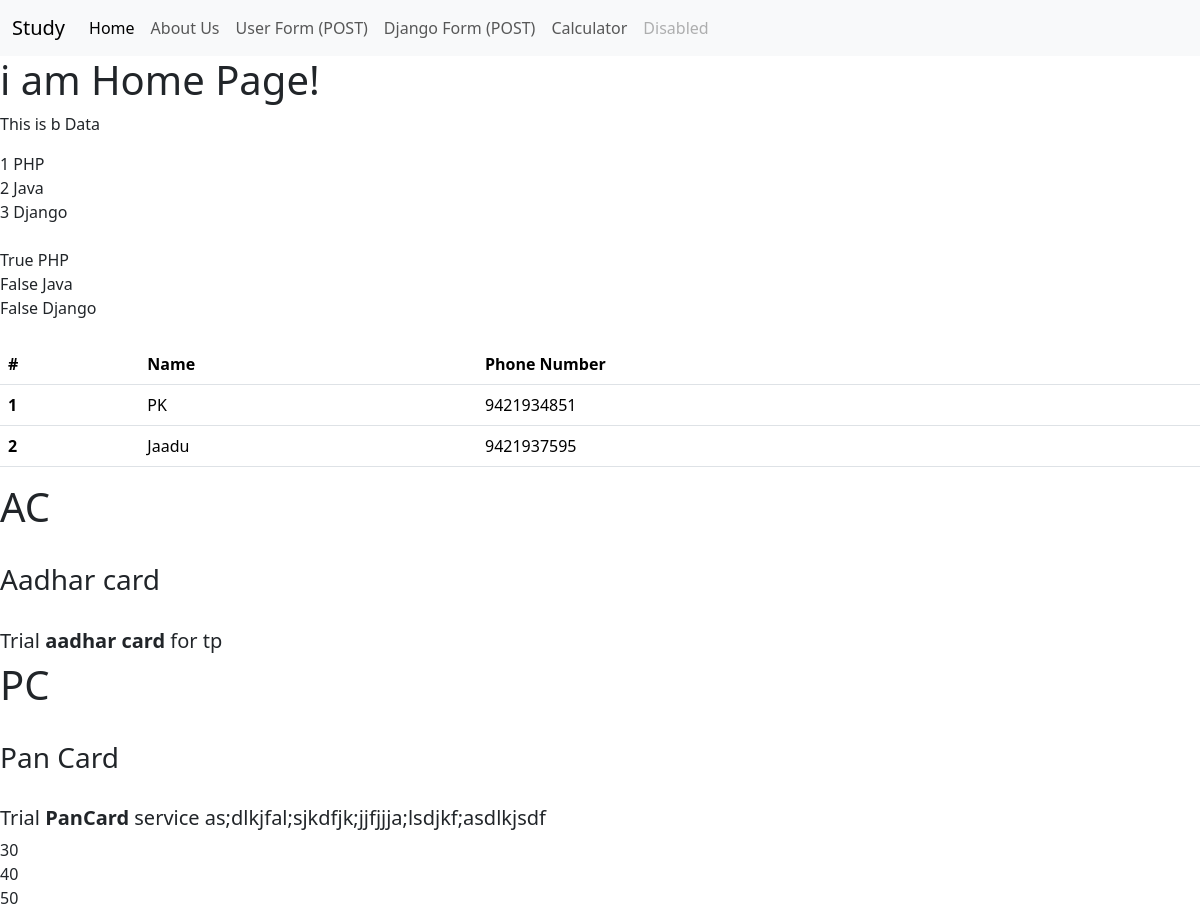
The page / on the database its author committed.
### service/models.py (models this page shows)
class Service(models.Model):
    service_icon=models.CharField(max_length=50)
    service_title=models.CharField(max_length=50)
    service_des=models.TextField(default='')

### study/views.py (the view)
# urls.py: 2. Add a URL to urlpatterns:  path('', views.home, name='home')
def home(request):
    servicedata = Service.objects.all()
    data = {
        'title' : 'Home Page',
        'bdata' : 'This is b Data',
        'list' : ['PHP' , 'Java' , 'Django'],
        'student_details' : [
            {'name' : 'PK' , 'phone' : 9421934851},
            {'name' : 'Jaadu' , 'phone' : 9421937595}
        ],
        'numbers' : [10,20,30,40,50],
        'servicedata' : servicedata
    }
    return render(request , 'home.html' , data)

### templates/home.html (shortened to what this page needs)
{% extends 'base.html' %}
    {% block content %}
        <h1>
            i am Home Page!
        </h1>
        <p>
            {{bdata}}
        </p>
        {% for n in list %}
        <div>
            {{forloop.counter}} {{n}}
        </div>
        {% endfor %}
        <br>
        {% for n in list %}
        <div>
            {{forloop.first}} {{n}}
        </div>
        {% endfor %}
        <br>
        <table class="table">
            <thead>
                <tr>
                    <th scope="col">#</th>
                    <th scope="col">Name</th>
                    <th scope="col">Phone Number</th>
                </tr>
            </thead>
            <tbody>
                {% for student in student_details %}
                <tr>
                    <th scope="row">{{forloop.counter}}</th>
                    <td> {{student.name}} </td>
                    <td> {{student.phone}} </td>
                </tr>
                {% endfor %}
            </tbody>
        </table>
        {% for a in servicedata %}
            <div>
                <h1>{{a.service_icon}}</h1><br>
                <h3>{{a.service_title}}</h3><br>
                <h5>{{a.service_des | capfirst | safe  }}</h5>
            </div>
        {% endfor %}
        {% for n in numbers %}
            {% if n > 20 %}
            <div>
                {{n}}
            </div>
            {% endif %}
        {% endfor %}
    {% endblock %}

### templates/base.html (shortened to what this page needs)
<!doctype html>
<html lang="en">
  <head>
    <link href="https://cdn.jsdelivr.net/npm/bootstrap@5.3.2/dist/css/bootstrap.min.css" rel="stylesheet">
  </head>
  <body>
        <nav class="navbar navbar-expand-lg bg-body-tertiary">
            <div class="container-fluid">
                <a class="navbar-brand" href="{% url 'home' %}">Study</a>
                <div class="collapse navbar-collapse" id="navbarNav">
                    <ul class="navbar-nav">
                    <li class="nav-item">
                        {% url 'home' as url %}
                        <a class="{% if request.path == url %} nav-link active {% else %} nav-link {% endif %}" aria-current="page" href="{% url 'home' %}">Home</a>
                    </li>
                    <li class="nav-item">
                        {% url 'about' as url %}
                        <a class="{% if request.path == url %} nav-link active {% else %} nav-link {% endif %}" aria-current="page" href="{% url 'about' %}">About Us</a>
                    </li>
                    <li class="nav-item">
                        {% url 'userform' as url %}
                        <a class="{% if request.path == url %} nav-link active {% else %} nav-link {% endif %}" aria-current="page" href="{% url 'userform' %}">User Form (POST)</a>
                    </li>
                    <li class="nav-item">
                        {% url 'djangoform' as url %}
                        <a class="{% if request.path == url %} nav-link active {% else %} nav-link {% endif %}" aria-current="page" href="{% url 'djangoform' %}">Django Form (POST)</a>
                    </li>
                    <li class="nav-item">
                        {% url 'calculator' as url %}
                        <a class="{% if request.path == url %} nav-link active {% else %} nav-link {% endif %}" aria-current="page" href="{% url 'calculator' %}">Calculator </a>
                    </li>
                    <li class="nav-item">
                        <a class="nav-link disabled" aria-disabled="true">Disabled</a>
                    </li>
                    </ul>
                </div>
            </div>
        </nav>
    {% block content %}
    {% endblock %}
  </body>
</html>

### rows shown on the page
Service: service_icon "AC", service_title "Aadhar card", service_des "Trial aadhar card for tp"
Service: service_icon "PC", service_title "Pan Card", service_des "Trial PanCard service as;dlkjfal;sjkdfjk;jjfjjja;lsdjkf;asdlkjsdf"

### other values the page prints
{{ bdata }} "This is b Data"
{{ n }} "PHP" "Java" "Django"
{{ student.name }} "PK" "Jaadu"
{{ student.phone }} "9421934851" "9421937595"
{{ n }} "30" "40" "50"
